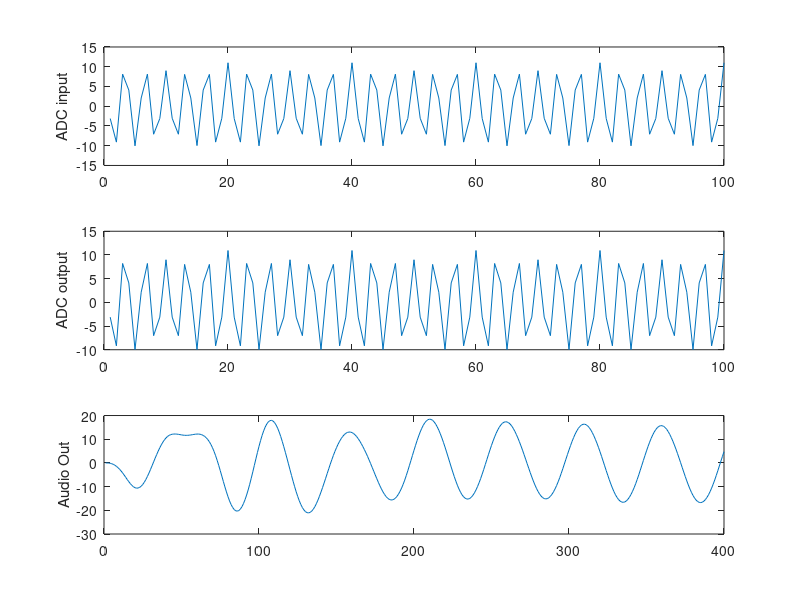
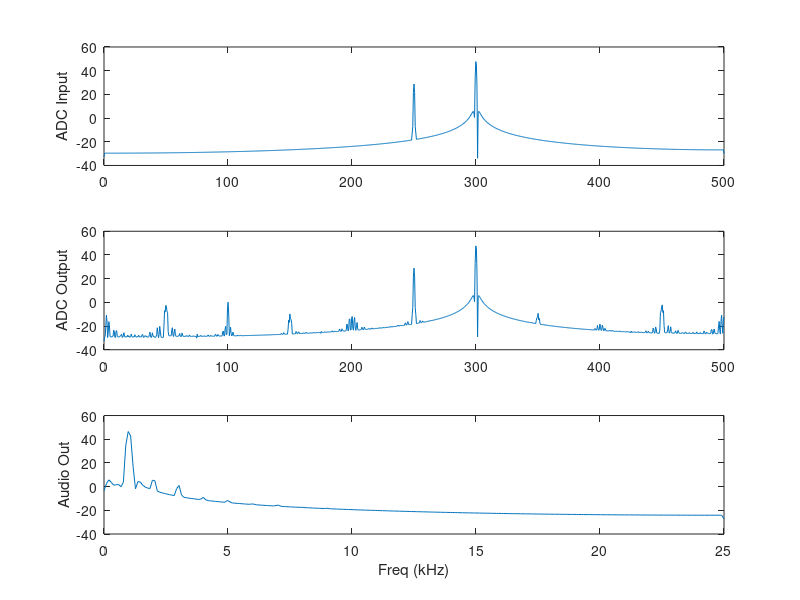

These charts were generated, in order, by the following MATLAB code:
% twometre_rx.m
% David Rowe
% 28 June 2014
%
% Working and simulations for 2m SDR rx

% Input tuned cct and matching from Fig 2-18(D) Borwick ----------------------------
%
%        /----+----\
%        |    |    |
%        C2   |    |
%        |    |    |
%  /-Rs--+    L    Rl
%  |     |    |    |
% (~)    C1   |    |
%  |     |    |    |
%  \-----+----+----/
%
% Purpose of input tuned cct is:
%   + Zmatch 50 ohms to 1500 ohms
%   + some sort of BPF
%   + have realisable component, e.g. L not too small

input_bpf = 0;

if input_bpf
  C1=68E-12;
  C2=15E-12;
  L=100E-9;
  Rs=50;

  Rl = Rs*(1+C1/C2)^2;
  C=1/(1/C1+1/C2);

  f=1/(2*pi*sqrt(L*C));
  Xl = 2*pi*f*L;
  Q = Rl/Xl;
  BW=f/Q;

  printf("C1 %2.0f pF C2 %2.0f pF L %3.0f nH Rs %2.0f Rl %4.0f f %5.2f MHz BW %3.2f MHz\n", ...
       C1*1E12, C2*1E12, L*1E9, Rs, Rl, f/1E6, BW/1E6);
end

% FM simulation ---------------------------------------------------------
%
% RF signal is mixed down to 0 to 500 kHz
% Analog filter 20dB down at 500 kHz
% Sample real signal Fs=1MS/s with single ADC
% test with interferer 25kHz away and 20dB higher
% complex mix down to baseband
% decimate down to Fs2=25kHz, (+/- 12.5kHz, a single 25kHz FM channel)
% FM demod
%
% TODO
%   [X] set deviation
%   [X] hard limiting
%   [X] FM demod
%   [ ] noise
%   [ ] attenuation
%   [ ] effect of ADC
%   [ ] model interferer
%   [X] Audio BPF
%   [ ] pre-emphasis/de-emphasis

% regular natural binary quantiser

function index = quantise_value(value, min_value, max_value, num_levels)
  norm = (value - min_value)/(max_value - min_value);
  index = floor(num_levels*norm + 0.5);
  index(find(index < 0)) = 0;
  index(find(index > (num_levels-1))) = num_levels-1;
endfunction

function value = unquantise_value(index, min_value, max_value, num_levels)
  step = (max_value - min_value)/num_levels;
  value = min_value + step*(index);
endfunction 

more off;

% constants -------------------------

Fs = 1E6;
fc = 250E3; wc = 2*pi*fc/Fs;
fm = 1E3; wm = 2*pi*fm/Fs;

f_max_deviation = 5E3; w_max_deviation = 2*pi*f_max_deviation/Fs;
t = 1:1E6;

fi = fc+50E3; wi = 2*pi*fi/Fs;
Ai = 10;

Fs2 = 50E3;
method = 2;
M=Fs/Fs2;
[b,a] = cheby1(8, 1, 20E3/Fs);

use_adc = 1;
clip = 100;
levels = 2^10;

noise_rms = 0.0;

% simulation -------------------------

% (real) signal at input to ADC

mod = cos(wm*t);
wt = wc*t + w_max_deviation*mod;
tx = cos(wt) + Ai*cos(wi*t) + noise_rms*randn(1,length(t));

% simulate ADC, or use just sign bit

if use_adc
  indexes = quantise_value(tx, -clip, clip, levels);
  rx = unquantise_value(indexes, -clip, clip, levels);
else
  rx = sign(real(tx)) + j*sign(imag(tx));
end

% downconvert to complex baseband and filter/decimate to Fs2

rx_bb   = rx .* exp(-j*wc*t);
rx_filt = filter(b, a, rx_bb);
rx_bb2  = rx_filt(1:M:length(rx_filt));

% limiter

rx_bb2 = sign(real(rx_bb2)) + j*sign(imag(rx_bb2));

% demodulate 

if method == 1

  % atan first, then differentiate.  However we need to unwrap
  % phase to avoid 0 -> 2*pi jumps which all gets a bit messy

  phase = unwrap(atan2(imag(rx_bb2),real(rx_bb2)));
  demod = M*2*pi*diff(phase);
end

% differentiate phase first in rect coords which avoids trig functions
% and nasty 0 -> 2*pi wrap around and allows approximation to avoid
% trig functions altogether.  Much smarter.

if method == 2

  % multiplying by complex conjugate subtracts phases
  %   exp(ja)*exp(jb)' = exp(ja)*exp(jb)'
  %                    = exp(ja)*exp(-jb)
  %                    = exp(j(b-a))

  l = length(rx_bb2);
  rx_bb_diff = rx_bb2(2:l) .* conj(rx_bb2(1:l-1));

  % for x small, tan(x) = sin(x) = x = imag(exp(jx))

  demod = 2*pi*M*imag(rx_bb_diff);

end

% 300-3000Hz BPF on demodualted audio

[b_bpf a_bpf] = cheby1(4, 2, [300/Fs2 3000/Fs2]);
audio_out = filter(b_bpf, a_bpf, demod);

% plot results --------------------------------------

figure(1)
clf
subplot(311)
plot(real(tx(1:100)))
ylabel('ADC input')
subplot(312)
plot(real(rx(1:100)))
ylabel('ADC output')
subplot(313)
plot(audio_out(1:400))
ylabel('Audio Out')
%axis([1 400 -1 1])

figure(2)
subplot(311)
[p,f] = pwelch(tx);
plot(f*1000,10*log10(p));
ylabel('ADC Input');
subplot(312)
[p,f] = pwelch(rx);
plot(f*1000,10*log10(p));
ylabel('ADC Output')
subplot(313)
[p,f] = pwelch(audio_out);
plot(f*50,10*log10(p));
ylabel('Audio Out');
xlabel('Freq (kHz)');

if 0
figure(3)
clf;
H=freqz(b,a,Fs/10);
HdB=20*log10(abs(H));
plot((1:Fs2/10)*10/1000, HdB(1:Fs2/10));
axis([1 Fs2/1000 -40 0]);
grid
end
